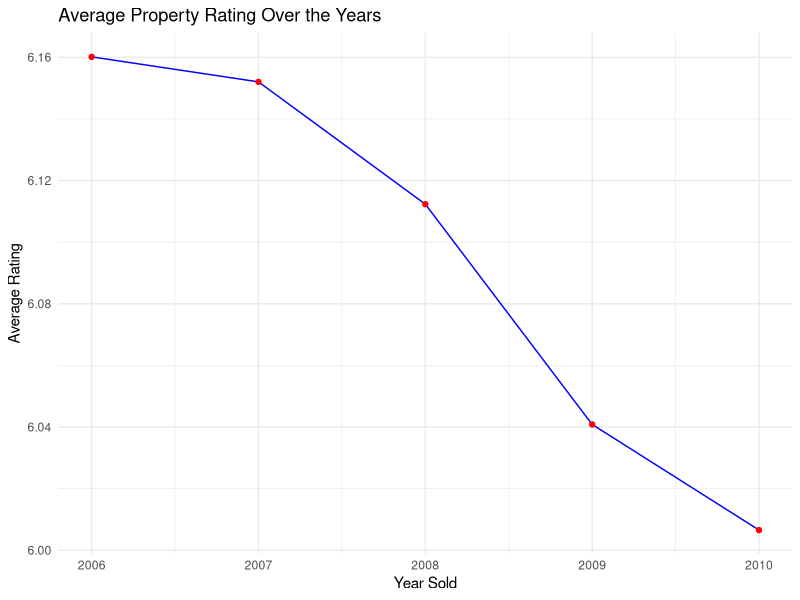
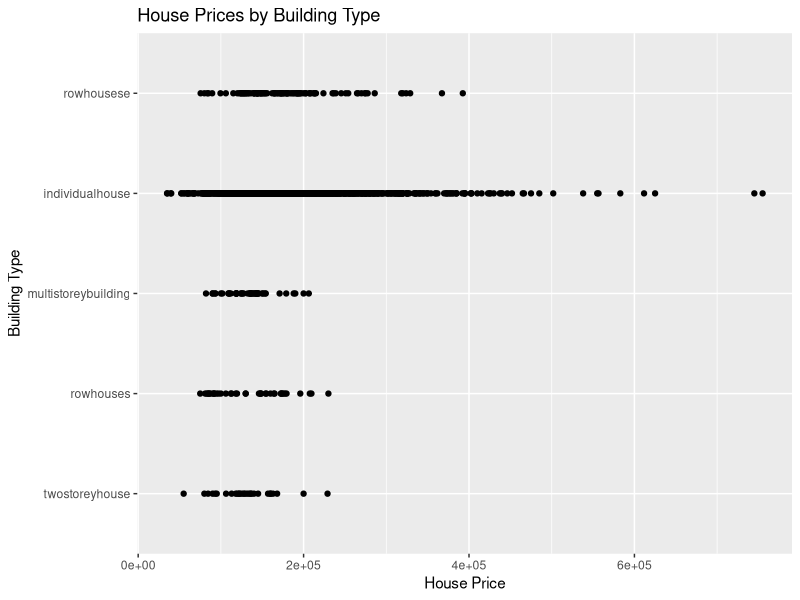

These figures' R source, in order:
## ---- chunk 1
knitr::opts_chunk$set(echo = TRUE)
## ---- chunk 2
library(tidyverse)
library(stringr)
library(forcats) # Factor manipulation
library(lubridate) # Date and time
library(magrittr) #For Pipe operation
## ---- chunk 3
house_sale<- read.csv("HouseSale.csv")
head(house_sale)
## ---- chunk 4
# Parsing logical values
logical_vector <- parse_logical(c("TRUE", "FALSE", "NA"))
print(logical_vector)
#> [1] TRUE FALSE NA

# Parsing integer values
integer_vector <- parse_integer(c("1", "2", "3"))
print(integer_vector)
#> [1] 1 2 3

# Parsing double values
double_vector <- parse_double(c("1.23", "4.56", "7.89"))
print(double_vector)
#> [1] 1.23 4.56 7.89

# Parsing numbers with non-numeric characters
number_vector <- parse_number(c("$100", "20%", "It cost $123.45"))
print(number_vector)
#> [1] 100  20 123.45

# Parsing date values
date_vector <- parse_date(c("2010-01-01", "1979-10-14"))
print(date_vector)
#> [1] "2010-01-01" "1979-10-14"
## ---- chunk 5
str(house_sale)
## ---- chunk 6
# Fill missing StreetHouseFront values with the median of non-missing values
house_sale <- house_sale %>%
  mutate(StreetHouseFront2 = ifelse(is.na(StreetHouseFront), median(StreetHouseFront, na.rm = TRUE), StreetHouseFront))

#Chcking if NAs had been replaced.
head(house_sale$StreetHouseFront)
head(house_sale$StreetHouseFront2)
## ---- chunk 7
# Fill NA values in StreetHouseFront with the most recent non-NA value
house_sale3 <- house_sale %>%
  fill(StreetHouseFront)

#Chcking if NAs had been replaced.
head(house_sale$StreetHouseFront)
head(house_sale3$StreetHouseFront)

## ---- chunk 8
# Calculate average house price by Location
house_sale %>%
  group_by(Location) %>%
  summarize(avg_price = mean(HousePrice, na.rm = TRUE))#na.rm ignores missing values
## ---- chunk 9
# Calculate average rating by SellingYear
avg_rating_per_year <- house_sale %>%
  group_by(SellingYear) %>%
  summarize(avg_rating = mean(Rating, na.rm = TRUE))

# Plot average rating over time
ggplot(avg_rating_per_year, aes(x = SellingYear, y = avg_rating)) +
  geom_line(color = "blue") +
  geom_point(color = "red") +
  labs(title = "Average Property Rating Over the Years", x = "Year Sold", y = "Average Rating") +
  theme_minimal()
## ---- chunk 10
str_length(c("a", "R for data science", NA))

## ---- chunk 11
# Add details column, which is combines Location and BuildingType
house_sale <- house_sale %>%
  mutate(details = str_c(Location, BuildingType, sep = ", "))

head(house_sale$details)
## ---- chunk 12
x <- c("Apple", "Banana", "Pear")
str_sub(x, 1, 3)
## ---- chunk 13
house_sale <- house_sale %>%
    mutate(BuildingType = str_to_lower(BuildingType))

head(house_sale$BuildingType)
## ---- chunk 14
x1 <- c("Dec", "Apr", "Jan", "Mar")
month_levels <- c("Jan", "Feb", "Mar", "Apr", "May", "Jun", "Jul", "Aug", "Sep", "Oct", "Nov", "Dec")
y1 <- factor(x1, levels = month_levels)
y1
## ---- chunk 15
# Reorder BuildingType based on average HousePrice
house_sale %>%
  ggplot(aes(x = HousePrice, y = fct_reorder(BuildingType, HousePrice))) + 
  geom_point() + 
  labs(title = "House Prices by Building Type", x = "House Price", y = "Building Type")


## ---- chunk 16
#Converting EstateType from character to factor

house_sale <- house_sale %>%
  mutate(EstateType = as.factor(EstateType))

# Recode EstateType levels
house_sale <- house_sale %>% 
  mutate(EstateTypeNew = fct_recode(EstateType, 
                                 "Private-Builder" = "PrivateBuilder", 
                                 "Semi-Private" = "SemiPrivate",
                                 "Gvt-Build" = "GovernmentBuild",
                                 "Community" = "Society",
                                 "Other" = "Other"))

head(house_sale$EstateTypeNew)

## ---- chunk 17
#Converting EstateType from character to factor
house_sale <- house_sale %>%
  mutate(SaleType = as.factor(SaleType))

# Collapse SaleType levels into broader categories
house_sale <- house_sale %>% 
  mutate(SaleType2 = fct_collapse(SaleType, 
                                  "New" = c("NewHouse"), 
                                  "Old" = c("FifthResale", "FirstResale", "FourthResale", "SecondResale","ThirdResale")))

# Count new sale types
print(head(house_sale$SaleType2))

## ---- chunk 18
today()
now()
## ---- chunk 19
ymd("2017-01-31")         
mdy("January 31st, 2017") 
dmy("31-Jan-2017")        
## ---- chunk 20
ymd_hms("2017-01-31 20:11:59") 
mdy_hm("01/31/2017 08:01")    
## ---- chunk 21
datetime <- ymd_hms("2016-07-08 12:34:56")
year(datetime)   
month(datetime)  
mday(datetime)   
yday(datetime)   
wday(datetime)   

## ---- chunk 22
dseconds(15)   
dminutes(10)   
dhours(c(12, 24)) 
ddays(0:5)    
dweeks(3)      
dyears(1) 

## ---- chunk 23
one_pm <- ymd_hms("2016-03-12 13:00:00", tz = "America/New_York")
one_pm + days(1)

## ---- chunk 24
seconds(15)    
minutes(10)    
hours(c(12, 24)) 
days(7)       
months(1:6)    
weeks(3)       
years(1)      
## ---- chunk 25
Sys.timezone()
length(OlsonNames())
head(OlsonNames())  
## ---- chunk 26
house_location<- house_sale %>%
  filter(Location == "Dhaula Kuan") %>%
  mutate(price_per_sqft = HousePrice / (StoreArea+BasementArea+LawnArea))

head(house_location %>% select(Location, price_per_sqft), 5)

## ---- chunk 27
house_location<- house_sale %>%
  filter(Location == "Dhaula Kuan") %>% 
  head(5)%T>%
  print() %>% 
  mutate(price_per_sqft = HousePrice / (StoreArea+BasementArea+LawnArea))

## ---- chunk 28
house_sale %$%
  cor(HousePrice, BasementArea)  # Finds the correlation between HousePrice and BasementArea
## ---- chunk 29
house_location %<>% 
  mutate(price_per_sqft2 = HousePrice / BasementArea)

print(head(house_location$price_per_sqft2))
## ---- chunk 30
square_number <- function(x, as_string = FALSE) {
  result <- x^2
  if (as_string) {
    return(paste("The square of", x, "is", result))
  }
  return(result)
}
print(square_number(10,TRUE))

## ---- chunk 31
check_number <- function(x) {
  if (x > 0) {
    return("Positive")
  } else if (x < 0) {
    return("Negative")
  } else {
    return("Zero")
  }
}

check_number(10)
check_number(0)
check_number(-50)

## ---- chunk 32
combine_strings <- function(...) {
  return(paste(..., collapse = " "))
}

# Using the function
print(combine_strings("We", "can't", "overlook", "the", "effect", "of", "game", "theory"))  # 

## ---- chunk 33
lazy_evaluation_example <- function(x) {
  if (x == 0) {
    return("Zero is not allowed")
  }
  return(1/x)
}

# Using the function
print(lazy_evaluation_example(0))  
print(lazy_evaluation_example(20))

## ---- chunk 34
sum_numbers <- function(a, b) {
  if (a == 0 || b == 0) {
    return(0)
  }
  return(a + b)
}

# Using the function
print(sum_numbers(5, 3))
print(sum_numbers(0, 3))

